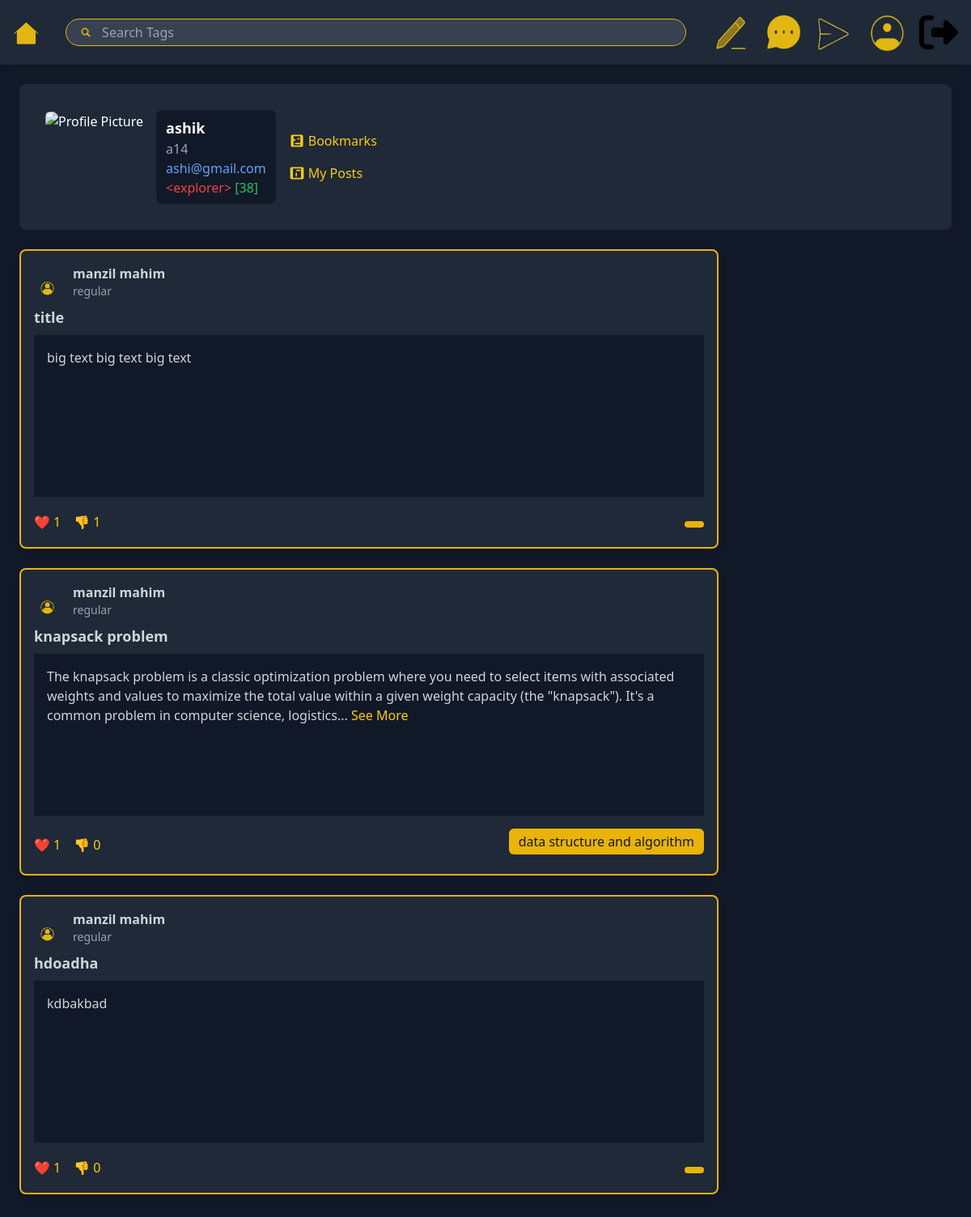
Screenshot of /bookmark.php (signed in) with the database file from the repository.
### tables this page shows
CREATE TABLE `User` (
  `user_id` int(11) NOT NULL,
  `name` varchar(255) DEFAULT NULL,
  `email` varchar(255) DEFAULT NULL,
  `role_on_site` varchar(50) DEFAULT NULL,
  `password` varchar(255) DEFAULT NULL
);

CREATE TABLE `Post` (
  `post_id` int(11) NOT NULL,
  `post_text` text DEFAULT NULL,
  `likes` int(11) DEFAULT 0,
  `dislikes` int(11) DEFAULT 0,
  `title` varchar(255) DEFAULT NULL,
  `state` varchar(50) DEFAULT NULL,
  `user_id` int(11) DEFAULT NULL
);

### bookmark.php (the view, shortened to what this page needs)
<?php
include("connection.php");
$sql = "SELECT * FROM User WHERE user_id = " . $_SESSION['user_id'];
$result = mysqli_query($conn, $sql);
$row = mysqli_fetch_array($result);
$sql_posts = "SELECT p.*, u.name, u.role_on_site, GROUP_CONCAT(t.tag_name) AS tags
              FROM Post AS p
              JOIN User AS u ON p.user_id = u.user_id
              LEFT JOIN Post_to_Tag AS pt ON p.post_id = pt.post_id
              LEFT JOIN Tag AS t ON pt.tag_id = t.tag_id
              LEFT JOIN Bookmark AS b ON b.post_id = p.post_id
              WHERE b.user_id = " . $_SESSION["user_id"] . "
              GROUP BY p.post_id
              ORDER BY p.likes DESC";
$result_posts = mysqli_query($conn, $sql_posts);
?>
<!DOCTYPE html>
<html lang="en">
<head>
  <script src="https://cdn.tailwindcss.com"></script>
</head>
<body class="bg-gray-900 text-gray-300">
  <nav class="bg-gray-800 p-4 flex items-center justify-between shadow-md">
    <div>
      <a href="hompage.php"><img src="home.png" alt="Home" class="h-8"></a>
    </div>
    <div class="flex-1 mx-8">
      <div class="bg-gray-700 border border-yellow-500 rounded-full flex items-center px-3 py-1">
        <img src="search.png" alt="Search" class="w-6 h-6 mr-2">
        <form action="hompage.php" method="GET" class="w-full">
          <input type="text" name="search" placeholder="Search Tags" value=""
            class="bg-transparent text-yellow-500 w-full focus:outline-none">
        </form>
      </div>
    </div>
    <div class="flex space-x-4">
      <a href="post.php"> <img src="draft.png" class="w-12 h-12"></a>
      <a href="privateText.php"> <img src="message2.png" class="w-12 h-12"></a>
      <a href="groupText.php">
        <div><img src="Screenshot_2025-01-07_225140-removebg-preview.png" class="w-12 h-12"></div>
      </a>
      <a href="userprofile.php"> <img src="profile2.png" class="w-12 h-12"></a>
      <a href="logout.php"> <img src="logout-icon.svg" class="w-12 h-12"></a>
    </div>
  </nav>
  <main class="p-6">
    <div class="flex items-start bg-gray-800 p-4 rounded-lg">
      <div class="flex justify-between w-full">
        <div class="text-white p-4 rounded-lg flex items-center space-x-4">
          <img
            src="https://encrypted-tbn0.gstatic.com/images?q=tbn:ANd9GcQm3RFDZM21teuCMFYx_AROjt-AzUwDBROFww&s"
            alt="Profile Picture"
            class="h-28 rounded-md object-cover" />
          <div class="bg-gray-900 rounded-lg px-3 py-2">
            <h2 class="text-lg font-semibold"><?php echo $row["name"] ?></h2>
            <p class="text-gray-400"><?php echo $row["email"][0] ?><?php echo $row["user_id"] ?></p>
            <a
              href="mailto:manzilahsan81050@gmail.com"
              class="text-blue-400 hover:underline"><?php echo $row["email"] ?></a>
            <p class="text-red-500">
              &lt;explorer&gt; <span class="text-green-500">[38]</span>
            </p>
          </div>
          <div class="ml-auto grid gap-y-4">
            <a href="bookmark.php"
              class="flex items-center space-x-1 text-yellow-400 hover:text-yellow-300">
              <svg
                xmlns="http://www.w3.org/2000/svg"
                class="w-5 h-5"
                fill="currentColor"
                viewBox="0 0 24 24">
                <path
                  d="M5 3h14a2 2 0 012 2v14a2 2 0 01-2 2H5a2 2 0 01-2-2V5a2 2 0 012-2zm12 2H7v14h10V5zm-5 4a1 1 0 011-1h2a1 1 0 010 2h-2a1 1 0 01-1-1zm-2 8a1 1 0 110-2h6a1 1 0 010 2H10zm-1-5H7a1 1 0 110-2h2a1 1 0 010 2z" />
              </svg>
              <span>Bookmarks</span>
            </a>
            <a
              href="userprofile.php"
              class="flex items-center space-x-1 text-yellow-400 hover:text-yellow-300">
              <svg
                xmlns="http://www.w3.org/2000/svg"
                class="w-5 h-5"
                fill="currentColor"
                viewBox="0 0 24 24">
                <path
                  d="M4 3h16a2 2 0 012 2v14a2 2 0 01-2 2H4a2 2 0 01-2-2V5a2 2 0 012-2zm14 2H6v14h12V5zm-6 11a1 1 0 11-2 0v-4a1 1 0 112 0v4zm0-7a1 1 0 110-2h4a1 1 0 010 2h-4z" />
              </svg>
              <span>My Posts</span>
            </a>
          </div>
        </div>
      </div>
    </div>
    <section class="w-3/4 mt-6">
      <?php while ($row = mysqli_fetch_array($result_posts)) { ?>
        <div id="<?php echo $row["post_id"] ?>" class="bg-gray-800 rounded-lg p-4 mb-6 shadow-md border-2 border-yellow-500">
          <div class="flex items-center gap-2 mb-2">
            <img src="profile.png" alt="User" class="h-10 w-10 rounded-full">
            <div class="w-full">
              <div class="flex w-full justify-between">
                <h3 class="font-semibold"><?php echo $row["name"]; ?></h3>
              </div>
              <p class="text-sm text-gray-400"><?php echo $row["role_on_site"]; ?></p>
            </div>
          </div>
          <h2 class="text-lg font-bold"> <a href=<?php echo 'fullpostview.php?post_id=' . $row["post_id"] ?>><?php echo $row["title"]; ?></a></h2>
          <p class="text-gray-300 mt-2 bg-gray-900 p-4 h-[200px] text-wrap w-full">
            <?php
            $truncatedText = substr($row["post_text"], 0, 250);
            echo $truncatedText;
            if (strlen($row["post_text"]) > 250) {
              echo '... <a href="fullpostview.php?post_id=' . $row["post_id"] . '" class="text-yellow-400">See More</a>';
            }
            ?>
          </p>
          <div class="flex items-center justify-between text-yellow-400 mt-4">
            <div class="flex gap-4">
              <form action="" method="POST">
                <button type="submit" name="action" value="like" class="flex items-center space-x-1 hover:text-red-500">
                  <span>❤️</span>
                  <span><?php echo $row["likes"]; ?></span>
                </button>
              </form>
              <form action="" method="POST">
                <button type="submit" name="action" value="dislike" class="flex items-center space-x-1 hover:text-gray-500">
                  <span>👎</span>
                  <span><?php echo $row["dislikes"]; ?></span>
                </button>
              </form>
            </div>
            <form action="hompage.php" method="GET" class="inline">
              <button class="bg-yellow-500 text-gray-900 px-3 py-1 rounded-md mb-2">
                <?php echo $row["tags"]; ?>
              </button>
            </form>
          </div>
        </div>
      <?php } ?>
    </section>
</body>
</html>

### rows the page displays
user: name "ashik", email "a", user_id "14", email "ashi@gmail.com"
post: user.name "manzil mahim", user.role_on_site "regular", title "title", post_text "big text big text big text", likes "1", dislikes "1"
post: user.name "manzil mahim", user.role_on_site "regular", title "knapsack problem", post_text "The knapsack problem is a classic optimization problem where you need to select items with associated weights and values to maximize the total value within a given weight capacity (the \"knapsack\"). It's a common problem in computer science, logistics", likes "1", dislikes "0", tags "data structure and algorithm"
post: user.name "manzil mahim", user.role_on_site "regular", title "hdoadha", post_text "kdbakbad", likes "1", dislikes "0"
